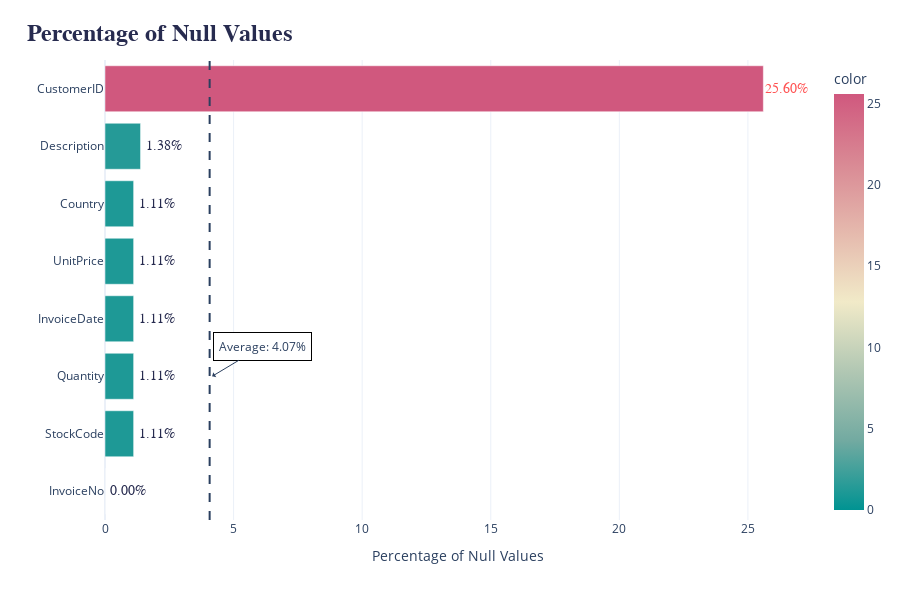

Source (notebook cell):
### Code cell
plot_null_values(ecommerce)

### Figure 1 — Plotly figure (JSON) as saved in the notebook; plotly's stock layout.template omitted (floating-point values rounded to 4 significant figures)
{"data": [{"alignmentgroup": "True", "hovertemplate": "Percentage of Null Values=%{x}<br>=%{y}<br>color=%{marker.color}<extra></extra>", "legendgroup": "", "marker": {"color": [0, 1.114, 1.114, 1.114, 1.114, 1.114, 1.382, 25.6], "coloraxis": "coloraxis", "pattern": {"shape": ""}}, "name": "", "offsetgroup": "", "orientation": "h", "showlegend": false, "textposition": "auto", "type": "bar", "x": [0, 1.114, 1.114, 1.114, 1.114, 1.114, 1.382, 25.6], "xaxis": "x", "y": ["InvoiceNo", "StockCode", "Quantity", "InvoiceDate", "UnitPrice", "Country", "Description", "CustomerID"], "yaxis": "y"}], "layout": {"annotations": [{"arrowhead": 1, "ax": 50, "bgcolor": "white", "bordercolor": "black", "borderpad": 5, "showarrow": true, "text": "Average: 4.07%", "x": 4.169, "y": 2}, {"font": {"color": "#272b4f", "family": "Helvetica", "size": 14}, "showarrow": false, "text": "0.00%", "x": 0.9, "y": "InvoiceNo"}, {"font": {"color": "#272b4f", "family": "Helvetica", "size": 14}, "showarrow": false, "text": "1.11%", "x": 2.014, "y": "StockCode"}, {"font": {"color": "#272b4f", "family": "Helvetica", "size": 14}, "showarrow": false, "text": "1.11%", "x": 2.014, "y": "Quantity"}, {"font": {"color": "#272b4f", "family": "Helvetica", "size": 14}, "showarrow": false, "text": "1.11%", "x": 2.014, "y": "InvoiceDate"}, {"font": {"color": "#272b4f", "family": "Helvetica", "size": 14}, "showarrow": false, "text": "1.11%", "x": 2.014, "y": "UnitPrice"}, {"font": {"color": "#272b4f", "family": "Helvetica", "size": 14}, "showarrow": false, "text": "1.11%", "x": 2.014, "y": "Country"}, {"font": {"color": "#272b4f", "family": "Helvetica", "size": 14}, "showarrow": false, "text": "1.38%", "x": 2.282, "y": "Description"}, {"font": {"color": "#ff5252", "family": "Helvetica", "size": 14}, "showarrow": false, "text": "25.60%", "x": 26.5, "y": "CustomerID"}], "barmode": "relative", "coloraxis": {"colorbar": {"title": {"text": "color"}}, "colorscale": [[0, "rgb(0, 147, 146)"], [0.1667, "rgb(114, 170, 161)"], [0.3333, "rgb(177, 199, 179)"], [0.5, "rgb(241, 234, 200)"], [0.6667, "rgb(229, 185, 173)"], [0.8333, "rgb(217, 137, 148)"], [1, "rgb(208, 88, 126)"]]}, "height": 600, "legend": {"tracegroupgap": 0}, "margin": {"t": 60}, "shapes": [{"line": {"dash": "dash", "width": 2}, "type": "line", "x0": 4.069, "x1": 4.069, "xref": "x", "y0": 0, "y1": 1, "yref": "y domain"}], "title": {"font": {"color": "#272b4f", "family": "Helvetica", "size": 24}, "text": "<b>Percentage of Null Values</b>", "x": 0.03, "y": 0.96}, "xaxis": {"anchor": "y", "domain": [0, 1], "title": {"text": "Percentage of Null Values"}}, "yaxis": {"anchor": "x", "domain": [0, 1], "title": {"text": ""}}}}
